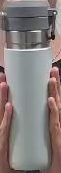
#> input picture inputs/garrafa.png, 61 x 173 px
$ python tm.py
#> lines starting #> are read from the running program, lines starting #| are printed output that depends on the picture
import cv2 as cv
import ffmpeg
import pandas
import json
import os
import shutil
import tempfile

inputs_dir = os.path.join(os.getcwd(), 'inputs')
config_file = open("input_config.json")
#> (reads input_config.json from the repository)
config = json.load(config_file)

input_path = os.path.join(inputs_dir, config['video'])
template_path = os.path.join(inputs_dir, config['template'])

src_video = cv.VideoCapture(input_path)

# Extraindo metadados do vídeo
video_w = int(src_video.get(cv.CAP_PROP_FRAME_WIDTH))
video_h = int(src_video.get(cv.CAP_PROP_FRAME_HEIGHT))
fps = src_video.get(cv.CAP_PROP_FPS)


# Criando o diretório temporário
temp_dir = tempfile.mkdtemp(dir=os.getcwd())

# Padrão de nomes de frames
frame_pattern = os.path.join(temp_dir, 'frame-%d.png')

(
    ffmpeg.input(input_path)
    .output(frame_pattern, vf=f'fps={fps}')
    .run()
)
#> (this line was passed over: ffmpeg is not available in this run)


# Abrindo o template e recuperando suas dimensões
template = cv.imread(template_path, cv.IMREAD_GRAYSCALE).copy()
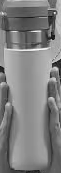
#> template: shape (173, 61); min 15, max 255, mean 128
template_h, template_w = template.shape
#> template_h = 173; template_w = 61


# Os métodos de template matching a serem testados
tm_methods = [
    'cv.TM_CCOEFF',
    'cv.TM_CCOEFF_NORMED',
    'cv.TM_CCORR',
    'cv.TM_CCORR_NORMED',
    'cv.TM_SQDIFF',
    'cv.TM_SQDIFF_NORMED'
]

dfs = []

for method in tm_methods:
    min_vals = []
    max_vals = []
    min_locs = []
    max_locs = []
    method = eval(method)

    for frame in os.listdir(temp_dir):
        # Lendo frame
        frame = os.path.join(temp_dir, frame)
        frame_img = cv.imread(frame, cv.IMREAD_GRAYSCALE).copy()

        # Executando o template matching
        result = cv.matchTemplate(frame_img, template, method)

        # Recuperando e registrando valores mínimos, máximos e sus coordenadas
        min_val, max_val, min_loc, max_loc = cv.minMaxLoc(result)
        min_vals.append(min_val)
        max_vals.append(max_val)
        max_locs.append(max_loc)
        min_locs.append(min_loc)

    data = {
        'min_val': min_vals,
        'max_val': max_vals,
        'min_loc': min_locs,
        'max_loc': max_locs,
    }

    dfs.append(pandas.DataFrame(data))


columns_to_plot = ['min_val', 'max_val']

for method, df in zip(tm_methods, dfs):
    df[columns_to_plot].plot(
        figsize=(16,8),
        title=method,
        xlabel='Frame',
        ylabel='Valor',
    )


output_path = os.path.join(os.getcwd(), 'outputs', 'tracking.mp4')

codec = cv.VideoWriter_fourcc(*'mp4v')

# Objeto VideoWriter, usado para escrever os frames
out_video = cv.VideoWriter(
    output_path,
    codec,
    fps,
    (video_w, video_h),
    isColor=False
)

# Recuperando os valores máximos e suas coordenadas
max_vals = dfs[1]['max_val']
max_locs = dfs[1]['max_loc']

# Definindo threshold
tresh = 0.45

# Iterando sobre os frames, transformando-os e escrevendo-os um por um
for idx, frame in enumerate(os.listdir(temp_dir)):

    # Lendo frame
    frame = os.path.join(temp_dir, frame)
    frame_img = cv.imread(frame, cv.IMREAD_GRAYSCALE)

    # Desenhando um retangulo para evidenciar o objeto
    max_val = max_vals[idx]
    max_loc = max_locs[idx]

    # Escrever o frame sem transformacao
    if max_val < tresh:
        out_video.write(frame_img)

    else:
        top_left = max_loc
        bottom_right = (top_left[0] + template_w, top_left[1] + template_h)
        cv.rectangle(frame_img, top_left, bottom_right, 255, 2)
        out_video.write(frame_img)

# Fechando todos os buffers
src_video.release()
out_video.release()
cv.destroyAllWindows()

# Removendo diretório temporário
shutil.rmtree(temp_dir)
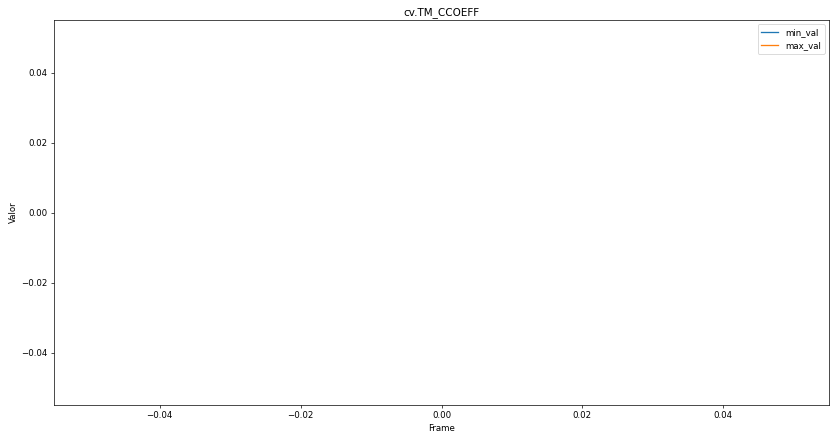
#> figure drawn by matplotlib, 1 panel
